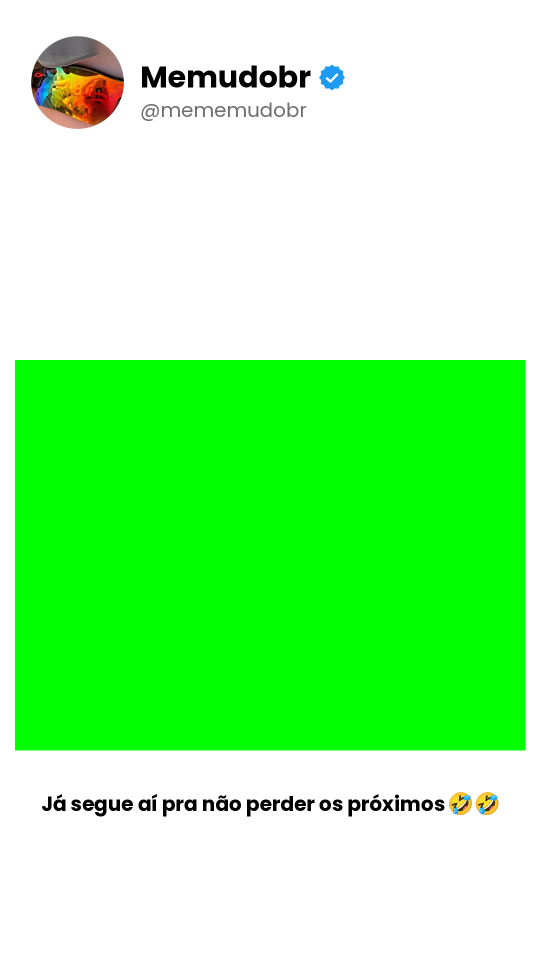
#> input picture editor/templates/memudobr.png, 1080 x 1920 px (shown at 1/2 size)
$ python -i editar.py   (imports and definitions only)
#> lines starting #> are read from the running program, lines starting #| are printed output that depends on the picture
#> further down, picture is the input picture: PIL image 1080x1920 RGB; mean R, G, B 152.7, 250.2, 151.7
#!/usr/bin/env python3
"""
editar.py - coloca um meme no seu template, com headline, corte automatico e zoom leve.

Uso:
  python editar.py VIDEO TEMPLATE "HEADLINE"

  VIDEO     caminho do .mp4, ou a palavra  ultimo  (pega o video mais novo da pasta Download)
  TEMPLATE  memudobr | jota | memeclaude | jotinha | driverush
  HEADLINE  o texto de cima. Use  |  para pular para um novo bloco.
            Ex: "O ponto fecha as 8h. | Eu as 7:55 ainda a 3 bairros:"

Opcoes:
  --zoom 0.06          intensidade do zoom (0 desliga). Padrao 0.06 = 6%
  --intervalo 2        segundos de cada zoom. Padrao 2
  --cortar-topo N      corta N pixels a mais do topo da cena (para tirar texto em cima do video)
  --cortar-baixo N     idem, embaixo
  --sem-corte-auto     usa o video inteiro, sem detectar a cena
  --saida ARQUIVO.mp4  nome do arquivo final
  --previa             gera so uma imagem de previa (rapido), sem renderizar o video
"""
import argparse, glob, json, os, random, re, shutil, subprocess, sys, tempfile

try:
    from PIL import Image, ImageDraw, ImageFont, ImageChops
except ImportError:
    sys.exit("Falta o Pillow. Rode:  pip install pillow")

PASTA = os.path.dirname(os.path.abspath(__file__))
FONTES = os.path.join(PASTA, "fontes")
TEMPLATES = os.path.join(PASTA, "templates")

W, H = 1080, 1920
# area do video no template (x1, y1, x2, y2)
AREA = (0, 690, 1080, 1560)
PAD = 14  # margem extra para o movimento do quadro
IDIOMA = "pt"
CANAIS_FILME = {"cineimpacto", "thejota", "neoronios", "nexora", "mentalista", "driverush", "zenthaku"}
# area da headline
TXT_Y1, TXT_Y2, TXT_LARG = 280, 680, 960

DOWNLOAD = os.environ.get("EDITOR_DOWNLOAD") or os.path.expanduser("~/storage/shared/Download")
SAIDA_PADRAO = os.environ.get("EDITOR_SAIDA") or os.path.expanduser("~/storage/shared/Memes_Prontos")


# [95 lines left out: functions rodar, info_video, maior_faixa, detectar_cena, not called in this run]


# ---------------------------------------------------------------- headline
EMOJI_RE = re.compile("[\U0001F000-\U0001FAFF☀-➿⬀-⯿️‍]+")


# [113 lines left out: functions carregar_emoji, pedacos, img_emoji, largura, quebrar, desenhar_headline and 1 more, not called in this run]


# ---------------------------------------------------------------- fundo anti-borda
def textura_fundo(img):
    """Deixa o branco levemente texturizado e com um degrade sutil, para o
    Facebook/Instagram nao identificarem as areas brancas como borda.
    A diferenca e quase invisivel para quem assiste."""
    w, h = img.size
#> w = 1080; h = 1920
    ruido = Image.effect_noise((w, h), 10).point(lambda v: min(14, abs(v - 128)))
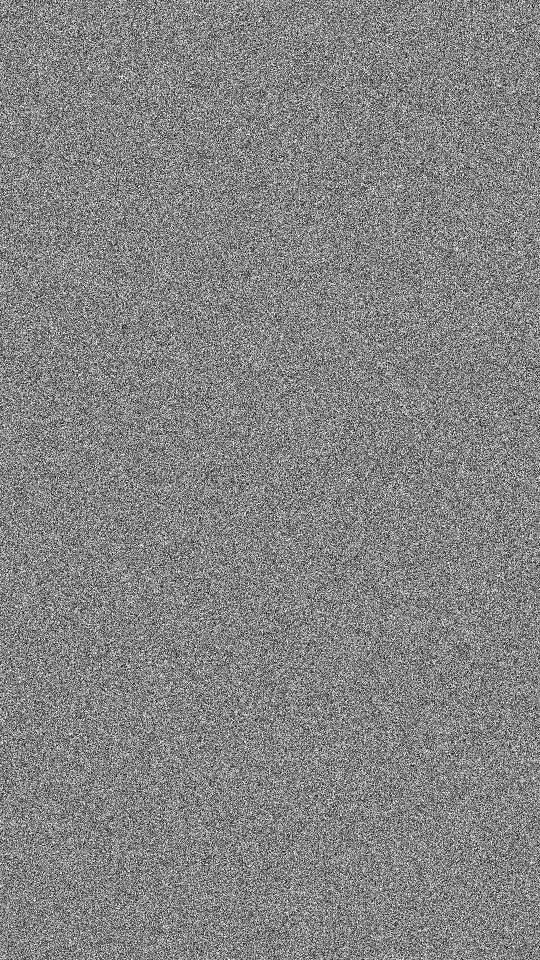
#> ruido: PIL image 1080x1920 L (shown at 1/2 size); min 0, max 14, mean 7.25; drawn with min black and max white
    grad = Image.linear_gradient("L").resize((w, h)).point(lambda v: v * 10 // 255)
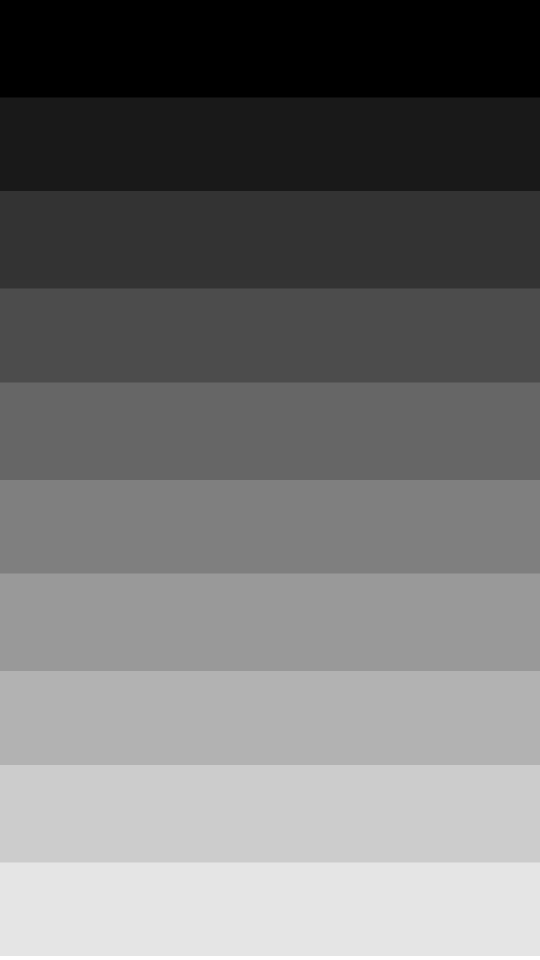
#> grad: PIL image 1080x1920 L (shown at 1/2 size); min 0, max 10, mean 4.51; drawn with min black and max white
    sombra = ImageChops.add(ruido, grad).convert("RGB")
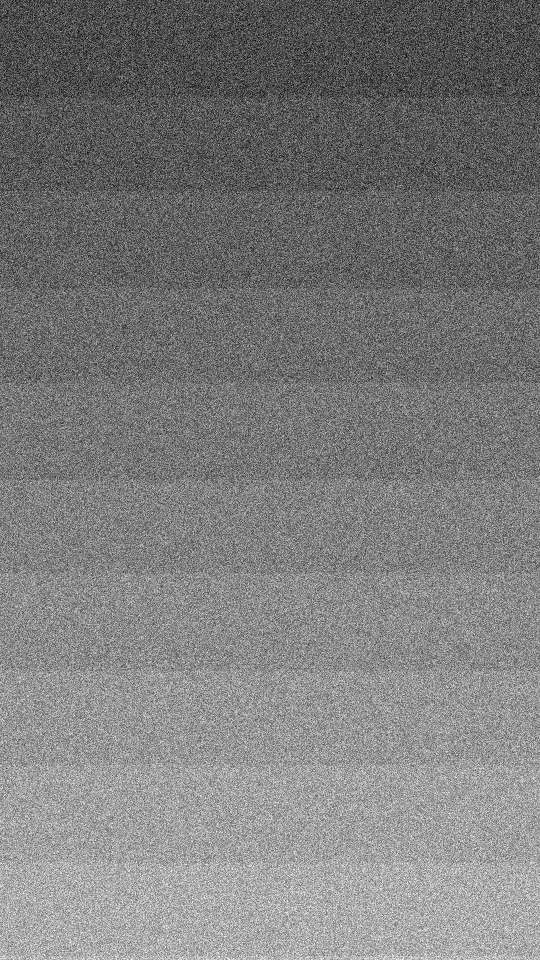
#> sombra: PIL image 1080x1920 RGB (shown at 1/2 size); min 0, max 24, mean 11.8; drawn with min black and max white
    return ImageChops.subtract(img, sombra)


# ---------------------------------------------------------------- principal
# [283 lines left out: functions tirar_faixas, achar_ultimo, main, not called in this run]


# ---------------------------------------------------------------- modelo MEIA TELA
NOMES_CANAL = {"naoconte": "Não Conte a Ninguém", "memudobr": "@mememudobr", "jota": "Jota TV", "memeclaude": "@memeclaudebr",
               "jotinha": "Jotinha_React", "driverush": "DriveRush",
               # canais de corte (meia tela)
               "cortehubs": "Corte Hubs", "cityflow": "City Flow", "cyberdefend": "Cyber Defend",
               "silencio": "Depois do Silêncio", "qgclipes": "QG Clipes", "vrumm": "Universo Vrumm",
               # canais de filme
               "thejota": "The Jota Cortes", "cineimpacto": "Cine Impacto", "neoronios": "Neoronios Clips", "nexora": "Nexora Clips",
               "mentalista": "O Mentalista", "zenthaku": "Zenthaku", "madruga": "Meme Madruga", "memeverse": "MemeVerse",
               "kreekcraft": "Fan Club Kreekcraft"}
LOGOS = os.path.join(PASTA, "logos")
SEAM = 760  # onde termina a imagem de cima e comeca o video


# [316 lines left out: functions expr_zoom, avatar_do_template, camada_meia_tela, achar_ultima_imagem, escolher_quadro, meia_tela and 3 more, not called in this run]


# ---------------------------------------------------------------- LEGENDA ANIMADA
WHISPER_DIR = os.environ.get("EDITOR_WHISPER_DIR") or os.path.expanduser("~/whisper.cpp")
# versao PC: o modelo e baixado sozinho na primeira legenda
WHISPER_MODELO_PC = "ggml-small-q5_1.bin"
WHISPER_URL = "https://huggingface.co/ggerganov/whisper.cpp/resolve/main/"


# [137 lines left out: functions _baixar_modelo_pc, achar_whisper, _preset_dtw, _palavras_dtw, transcrever, ler_srt and 1 more, not called in this run]


def _t(x):
    x = max(0.0, x)
    return f"{int(x // 3600)}:{int(x % 3600 // 60):02d}:{x % 60:05.2f}"


# [45 lines left out: function gerar_ass, not called in this run]


# ---------------------------------------------------------------- MEIA TELA PRO (estilo corte de reality)
HANDLES = {"cortehubs": "@cortehubs", "cityflow": "@cityflowcorts", "vrumm": "@universovrumm"}


# [242 lines left out: functions energia_audio, achar_gancho, achar_impactos, trilha_tensao, meia_tela_pro, not called in this run]


# ---------------------------------------------------------------- modelo FOFOCA (Jota Explica)
CANAIS_FOFOCA = {"jotaexplica", "naoconte", "neoronios", "elisjusti", "nexora", "kreekcraft"}
# canais que usam o modelo "post do X" por padrao
CANAIS_TWEET = {"qgclipes"}
# canais gringos: textos em ingles e legenda transcrita em ingles
INGLES = {"kreekcraft"}
# marca d'agua por cima do video (arquivo da pasta logos/)
MARCA_DAGUA = {"kreekcraft": "kreekcraft_wide.png"}
# canais em que a voz/rosto nao podem ser alterados (campanha): sem acelerar e sem espelhar
SEM_ALTERAR = {"elisjusti"}
# canais com filtro aprimorar + vivido ligado por padrao
APRIMORAR = {"jotaexplica", "nexora"}
# nome do canal no topo (linha branca, linha amarela) e @ embaixo
FOFOCA_MARCA = {"jotaexplica": ("JOTA", "EXPLICA", ""),
                "naoconte": ("NÃO CONTE", "A NINGUÉM", "@naoconteaninguemjs"),
                "neoronios": ("NEORONIOSZ", "CLIPS", "@neoronios.zclips"),
                "elisjusti": ("", "", "@elisjusti"),
                "nexora": ("NEXORA", "CLIPS", ""),
                "kreekcraft": ("", "", "@MisterCity-w7w")}
# cores de cada canal: destaque, selo (emoji, texto, cor), card, legenda (BGR do ASS)
TEMAS = {"padrao": dict(cor=(255, 196, 0), selo=("🚨", "FOFOCA", (150, 26, 26), (200, 60, 55)),
                        card=((28, 150, 40), (120, 240, 110)), leg="&H0000C4FF&", brilho=(58, 48, 26)),
         "neoronios": dict(cor=(0, 200, 235), selo=("🎬", "CLIPS", (10, 80, 150), (40, 170, 230)),
                           card=((10, 100, 180), (90, 210, 255)), leg="&H00EBC800&", brilho=(14, 44, 62)),
         "nexora": dict(cor=(168, 85, 255), selo=("🎮", "GAMES", (70, 24, 140), (168, 85, 255)),
                        card=((90, 40, 170), (200, 150, 255)), leg="&H00FF55A8&", brilho=(40, 18, 70)),
         "kreekcraft": dict(cor=(255, 214, 0), selo=("🎮", "CLIPS", (150, 18, 18), (235, 40, 40)),
                            card=((170, 20, 20), (255, 90, 90)), leg="&H0000D4FF&", brilho=(66, 14, 14)),
         "elisjusti": dict(cor=(214, 160, 122), selo=("🎤", "HISTÓRIA", (110, 62, 44), (214, 160, 122)),
                           card=((150, 92, 64), (236, 190, 156)), leg="&H007AA0D6&", brilho=(56, 38, 30))}
TEMA = TEMAS["padrao"]
FF_LINHA1, FF_LINHA2 = 640, 1603          # linhas amarelas (topo e base do video)
FF_VY, FF_VH = 648, 956                   # area do video
AMARELO = (255, 196, 0)


def _anton(t):
    return ImageFont.truetype(os.path.join(FONTES, "Anton-Regular.ttf"), t)


# [361 lines left out: functions _fundo_escuro, _texto_cor, _palavras_headline, _juntar_emoji, camada_fofoca, foto_png and 6 more, not called in this run]

# ---------------------------------------------------------------- MODELO B-ROLL
# video em cima + faixa da headline no meio (cor livre) + imagens de b-roll embaixo, com som em cada troca
BR_VH = 900   # altura do video em cima


# [120 lines left out: functions _faixa_headline, camada_broll, _som_wav, _ler_brolls, not called in this run]


# ---------------------------------------------------------------- ENQUADRAR NO ROSTO
_DET = [None]


# [339 lines left out: functions _rostos_img, seguir_rosto, _expr_tempo, _foto_do_video, _cantos, camada_tweet and 1 more, not called in this run]


def shutil_which(c):
    from shutil import which
    return which(c)


# [2 lines not run here, left out]

>>> from PIL import Image
>>> picture = Image.open('templates/memudobr.png')
>>> result = textura_fundo(picture)
